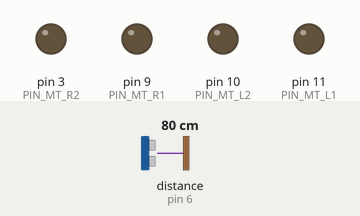
Simulated run of this sketch. Board: Arduino Uno, built with avr-gcc and run on an emulated ATmega328P. Shown: output pins drawn as LEDs (lit = HIGH). Wiring (inferred from the names in the program): ultrasonic range finder: trigger pin 5; echo pin 6. Inputs (shaded band) come from the test bench; at power-on: distance to the obstacle (sensor on pin 6) 80 cm. The echo pulse lasts 58.3 µs per cm; pins used as bus, display or sensor lines are not drawn.

Above: at 0.1 s.
At 6.2 s:
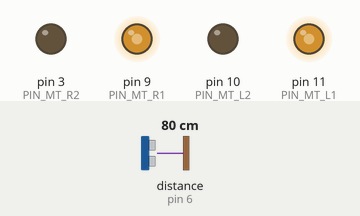
6.3 s: distance to the obstacle (sensor on pin 6) set to 33 cm
8.2 s: distance to the obstacle (sensor on pin 6) set to 28 cm
At 10.2 s:
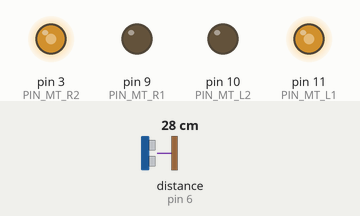
Timing chart, 0 to 11.7 s (numbered marks = the images above; inputs shaded):
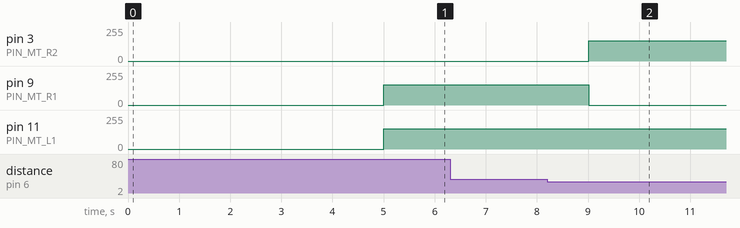

The sketch:

test_motor_sensor_12.ino
```cpp
// test_motor_sensor_12.ico ; test program of DRV8835
// author ; sato.mshr@gmail.com

// connection of DRV8835
// Vcc = 5V (from Arduino)
// MODE = GND (using IN/IN mode)
// AIN1 = D5 (arduino)
// AIN2 = D6 (arduino)
// BIN1 = D10
// BIN2 = D11
// VM = 3V (from battery)
// AOUT1 = Motor
// AOUT2 = Motor
// BOUT1 = Motor
// BOUT2 = Motor
// GND = GND

// connection of HC-SR04
// Vcc = 5V (from Arduino)
// GND = GND
// TRIG = D2 (front)
// ECHO = D3 (front)

// PWM ; 3, 5, 6, 9, 10, 11
//       5, 6 ; 980MHz
//       3, 9, 10, 11 ; 490MHz

// include file
#include "drv8835.h"
#include "hcsr04.h"

// Arduino Pin assign
#define PIN_MT_R1 9
#define PIN_MT_R2 3
#define PIN_MT_L1 11
#define PIN_MT_L2 10
#define PIN_F_TRIG 5
#define PIN_F_ECHO 6

#define FWD_DELAY_MSEC 1000
#define TRN_DELAY_MSEC 700
#define HIGH_SPEED 153 // 255 / 5V * 3V
#define LOW_SPEED 76 // 255 / 5V * 1.5V
#define STOP_SPEED 0

#define TURN_DISTANCE 30 // cm
#define STOP_DISTANCE 20 // cm

#define MY_DEBUG 1

Drv8835 mt_r(PIN_MT_R1, PIN_MT_R2); // motor of right wheel
Drv8835 mt_l(PIN_MT_L1, PIN_MT_L2); // motor of left wheel
Hcsr04 us_f(PIN_F_TRIG, PIN_F_ECHO); // ultrasonic ssensor for front

float cm_f; // distance

#ifdef MY_DEBUG
int loop_count; // loop counting
#endif

void setup() {
  // put your setup code here, to run once:
  mt_r.stop();
  mt_l.stop();
  delay(FWD_DELAY_MSEC * 5);


#ifdef MY_DEBUG
  Serial.begin(9600);
  loop_count = 0;
#endif
}

void loop() {
  // put your main code here, to run repeatedly:

  cm_f = us_f.distance();

  if(cm_f < TURN_DISTANCE){
    // turn to the left (right; backward, left; forward)
    mt_r.ccw(HIGH_SPEED);
    mt_l.cw(HIGH_SPEED);
    delay(TRN_DELAY_MSEC);
  } else{
    // go forward
    mt_r.cw(HIGH_SPEED);
    mt_l.cw(HIGH_SPEED);
    delay(FWD_DELAY_MSEC);
  }

/*
#ifdef MY_DEBUG
  if(loop_count == 0){
    Serial.print("F = ");
    Serial.print(cm_f);
    Serial.println();
  }
  if(++loop_count == (int)(1000 / DELAY_MSEC)){
    loop_count = 0;
  }
#endif
  delay(DELAY_MSEC);
*/

  // right wheel, forward
/*
  mt_r.cw(HIGH_SPEED);
  mt_l.stop();
  delay(DELAY_MSEC * 5);
*/

  // left wheel, forward
/*
  mt_r.stop();
  mt_l.cw(HIGH_SPEED);
  delay(DELAY_MSEC * 5);
*/

  // right wheel, backward
/*
  mt_r.ccw(HIGH_SPEED);
  mt_l.stop();
  delay(DELAY_MSEC * 5);
*/

  // left wheel, backward
/*
  mt_r.stop();
  mt_l.ccw(HIGH_SPEED);
  delay(DELAY_MSEC * 5);
*/

  // stop once
/*
  mt_r.stop();
  mt_l.stop();
  delay(DELAY_MSEC * 2);
*/


  // both wheels, forward
/*
  mt_r.cw(HIGH_SPEED);
  mt_l.cw(HIGH_SPEED);
  delay(DELAY_MSEC * 3);
*/

  // stop once
/*
  mt_r.stop();
  mt_l.stop();
  delay(DELAY_MSEC * 2);
*/

  // turn to the right (right; forward, left; backward)
/*
  mt_r.cw(HIGH_SPEED);
  mt_l.ccw(HIGH_SPEED);
  delay(DELAY_MSEC * 3);
*/

  // stop once
/*
  mt_r.stop();
  mt_l.stop();
  delay(DELAY_MSEC * 2);
*/

  // turn to the left (right; backward, left; forward)
/*
  mt_r.ccw(HIGH_SPEED);
  mt_l.cw(HIGH_SPEED);
  delay(DELAY_MSEC * 3);
*/

  // stop once
/*
  mt_r.stop();
  mt_l.stop();
  delay(DELAY_MSEC * 2);
*/
}
```

drv8835.cpp
```cpp
// drv8835.cpp
// author ; sato.mshr@gmail.com
#include "Arduino.h"
#include "drv8835.h"

Drv8835::Drv8835(int ina, int inb)
{
  _ina = ina;
  _inb = inb;
  _speed = 0;
  analogWrite(_ina, 0);
  analogWrite(_inb, 0);
  _status = DRV8835_STOP;
}

void Drv8835::cw(int speed)
{
  _speed = speed;
  analogWrite(_ina, _speed);
  analogWrite(_inb, 0);
  _status = DRV8835_CW;
}

void Drv8835::ccw(int speed)
{
  _speed = speed;
  analogWrite(_ina, 0);
  analogWrite(_inb, _speed);
  _status = DRV8835_CCW;
}

void Drv8835::stop(void)
{
  _speed = 0;
  analogWrite(_ina, 0);
  analogWrite(_inb, 0);
  _status = DRV8835_STOP;
}

void Drv8835::brake(int speed)
{
  _speed = speed;
  analogWrite(_ina, speed);
  analogWrite(_inb, speed);
  _status = DRV8835_BRAKE;
}

int Drv8835::status(void)
{
  return _status;
}

int Drv8835::speed(void)
{
  return _speed;
}
```

drv8835.h
```cpp
// drv8835.h
// header for drv8835.cpp
// author ; sato.mshr@gmail.com

#ifndef DRV8835_H
#define DRV8835_H

#define DRV8835_CW 0
#define DRV8835_CCW 1
#define DRV8835_STOP 2
#define DRV8835_BRAKE 3

class Drv8835
{
public:
  Drv8835(int ina, int inb); // constructor
  void cw(int speed); // speed ; 0 - 255 (0V - 5V)
  void ccw(int speed); // speed ; 0 - 255 (0V - 5V)
  void stop(void);
  void brake(int speed); // speed ; 0 - 255 (0V - 5V)
  int status(void);
  int speed(void);
private:
  int _ina, _inb, _status, _speed;
};

#endif
```

hcsr04.cpp
```cpp
// hcsr04.cpp
// author ; sato.mshr@gmail.com
#include "Arduino.h"
#include "hcsr04.h"

Hcsr04::Hcsr04(int p_trig, int p_echo)
{
  _p_trig = p_trig;
  _p_echo = p_echo;
  pinMode(_p_trig, OUTPUT);
  pinMode(_p_echo, INPUT);
  _distance = 0;
}

float Hcsr04::distance(void)
{
  digitalWrite(_p_trig, LOW);
  delayMicroseconds(2);
  digitalWrite(_p_trig, HIGH);
  delayMicroseconds(10);
  digitalWrite(_p_trig, LOW);
  _distance = pulseIn(_p_echo, HIGH) / 58.0;
  return _distance;
}
```

hcsr04.h
```cpp
// hcsr04.h
// header for hcsr04.cpp
// author ; sato.mshr@gmail.com

#ifndef HCSR04_H
#define HCSR04_H

class Hcsr04
{
public:
  Hcsr04(int p_trig, int p_echo); // constructor
  float distance(void);
private:
  int _p_trig, _p_echo;
  float _distance;
};

#endif
```

Measured:
- the behaviour switches between 31 and 30 cm on distance to the obstacle (sensor on pin 6) (found by bisection; images 1 and 2)
- after the input at 6.3 s, every drawn part: stays the same
- after the input at 8.2 s, pin 3 (PIN_MT_R2): 0/255 → 153/255 after 0.82 s; pin 9 (PIN_MT_R1): 153/255 → 0/255 after 0.82 s
